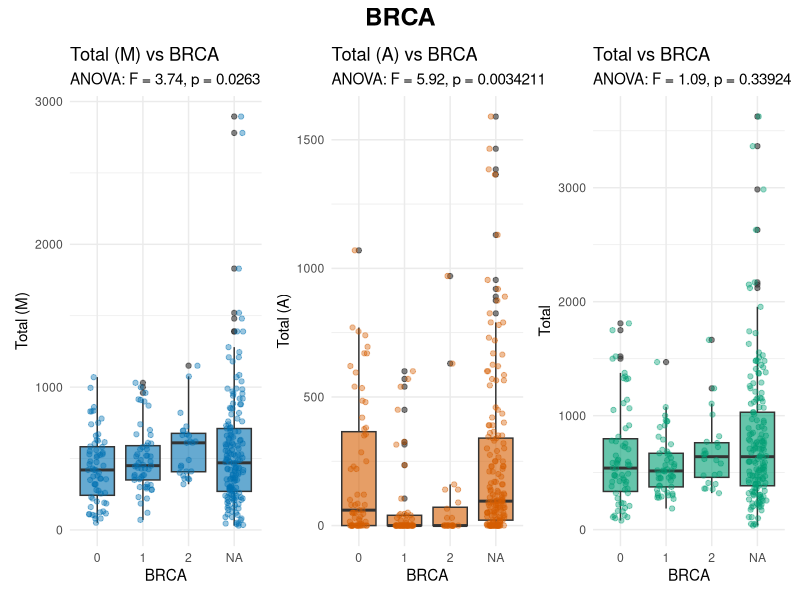

Reproduce this figure in R.
# Load required libraries
library(ggplot2)
library(patchwork)

# Read the data
data <- read.csv2("Test.csv", stringsAsFactors = FALSE)
colnames(data) <- trimws(colnames(data))

# Clean numeric columns
data$`Total..M.` <- as.numeric(gsub(",", ".", data$`Total..M.`))
data$`Total..A.` <- as.numeric(gsub(",", ".", data$`Total..A.`))
data$Total <- as.numeric(gsub(",", ".", data$Total))
data$BRCA <- as.factor(data$BRCA)

# 1. ANOVA: Total (M) vs BRCA
anova_M <- aov(`Total..M.` ~ BRCA, data=data)
sum_M <- summary(anova_M)
p1 <- ggplot(data, aes(x = BRCA, y = `Total..M.`)) +
  geom_boxplot(fill = "#0072B2", alpha = 0.6) +
  geom_jitter(width = 0.2, alpha = 0.4, color = "#0072B2") +
  labs(
    title = "Total (M) vs BRCA",
    subtitle = paste0("ANOVA: F = ", round(sum_M[[1]]$"F value"[1], 2), ", p = ", format.pval(sum_M[[1]]$"Pr(>F)"[1], digits = 5)),
    x = "BRCA", y = "Total (M)"
  ) + theme_minimal()

# 2. ANOVA: Total (A) vs BRCA
anova_A <- aov(`Total..A.` ~ BRCA, data=data)
sum_A <- summary(anova_A)
p2 <- ggplot(data, aes(x = BRCA, y = `Total..A.`)) +
  geom_boxplot(fill = "#D55E00", alpha = 0.6) +
  geom_jitter(width = 0.2, alpha = 0.4, color = "#D55E00") +
  labs(
    title = "Total (A) vs BRCA",
    subtitle = paste0("ANOVA: F = ", round(sum_A[[1]]$"F value"[1], 2), ", p = ", format.pval(sum_A[[1]]$"Pr(>F)"[1], digits = 5)),
    x = "BRCA", y = "Total (A)"
  ) + theme_minimal()

# 3. ANOVA: Total vs BRCA
anova_T <- aov(Total ~ BRCA, data=data)
sum_T <- summary(anova_T)
p3 <- ggplot(data, aes(x = BRCA, y = Total)) +
  geom_boxplot(fill = "#009E73", alpha = 0.6) +
  geom_jitter(width = 0.2, alpha = 0.4, color = "#009E73") +
  labs(
    title = "Total vs BRCA",
    subtitle = paste0("ANOVA: F = ", round(sum_T[[1]]$"F value"[1], 2), ", p = ", format.pval(sum_T[[1]]$"Pr(>F)"[1], digits = 5)),
    x = "BRCA", y = "Total"
  ) + theme_minimal()

# Combine all 3 plots in a single row
combined <- (p1 | p2 | p3) +
  plot_annotation(title = "BRCA",
                  theme = theme(plot.title = element_text(size = 18, face = "bold", hjust = 0.5)))

ggsave("Karl/brca_combined.png", combined, width = 18, height = 6, dpi = 300) 